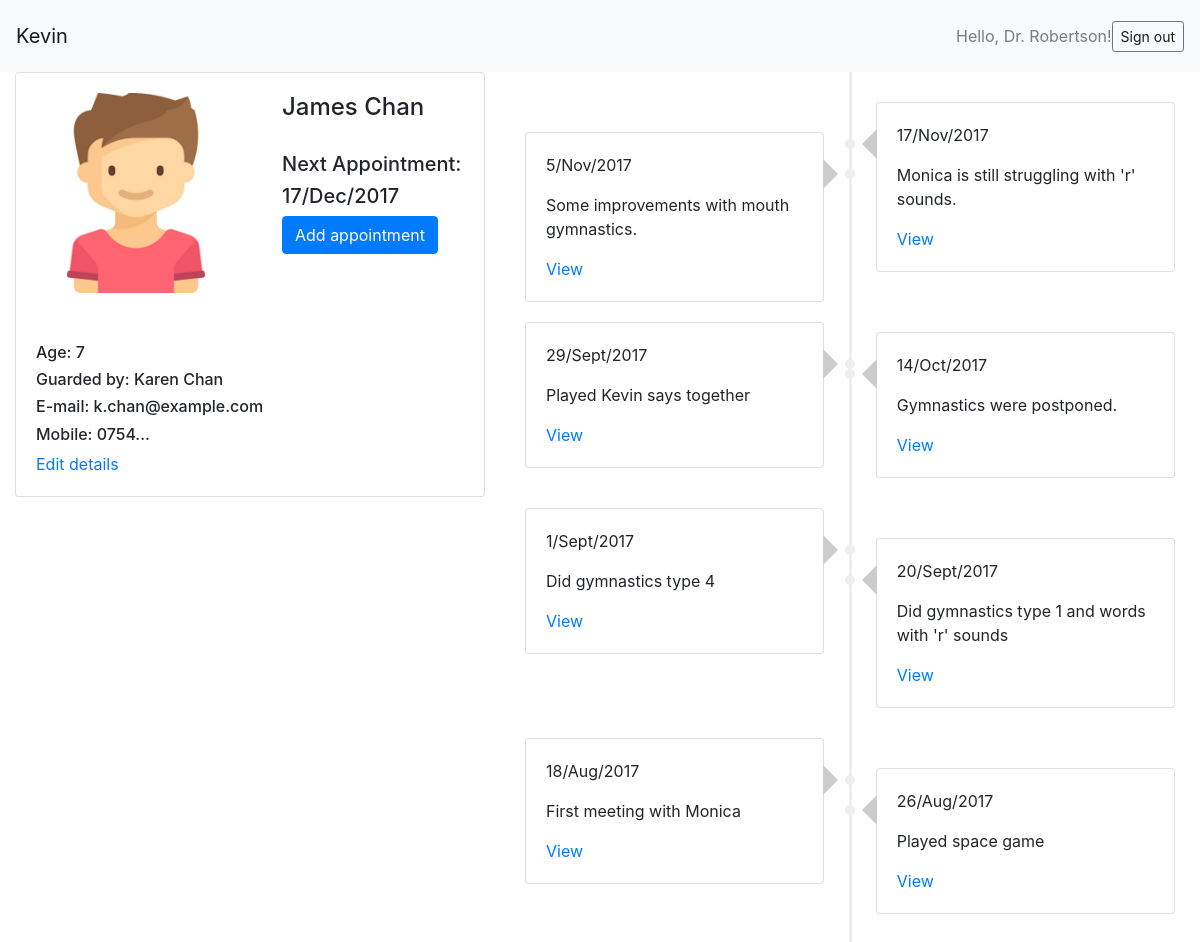
The page /patient/2 (signed in) on the database its author committed.
### speechApp/models.py (models this page shows)
class Doctor(models.Model):
    first_name = models.CharField(max_length=30)
    last_name = models.CharField(max_length=30)
    user = models.OneToOneField(User, on_delete=models.CASCADE, primary_key=True)

class Patient(models.Model):
    first_name = models.CharField(max_length=30)
    last_name = models.CharField(max_length=30)
    age = models.PositiveIntegerField()
    gender = models.CharField(max_length=10)
    guardian = models.CharField(max_length=30)
    email = models.EmailField(max_length=30, null=True, default=None)
    mobile = models.CharField(max_length=20)
    doctor = models.ForeignKey(Doctor, on_delete=models.CASCADE)

### speechApp/views.py (the view)
# urls.py: url(r'^patient/(?P<id>[0-9]+)', views.patient, name='patient'),
@login_required
def patient(request, id):
    patient = Patient.objects.get(pk=id)
    timeline = [{"date":"17/Nov/2017", "comment":"Monica is still struggling with 'r' sounds."},
        {"date": "5/Nov/2017", "comment": "Some improvements with mouth gymnastics."},
        {"date": "14/Oct/2017", "comment": "Gymnastics were postponed."},
        {"date": "29/Sept/2017", "comment": "Played Kevin says together"},
        {"date": "20/Sept/2017", "comment": "Did gymnastics type 1 and words with 'r' sounds"},
        {"date": "1/Sept/2017", "comment": "Did gymnastics type 4"},
        {"date": "26/Aug/2017", "comment": "Played space game"},
        {"date": "18/Aug/2017", "comment": "First meeting with Monica"}]
    return render(request, 'patient.html', { 'patient': patient, 'timeline': timeline })

### templates/patient.html (shortened to what this page needs)
{% extends "base.html" %}
{% load staticfiles %}
{% block content %}
<div class="container-fluid">
  <div class="row">
    <div class="col-sm-5">
      <div class="card">
        <div class="card-body">
          <div class="media">
            <div class="media-body">
              <div class="row">
                <div class="col">
                  {% if patient.gender == "Male" %}
                  <img class="d-flex mr-3" align="left" style="height: 200px" src="{% static "boy.jpg" %}" alt="Boy"/>
                  {% elif patient.gender == "Female" %}
                  <img class="d-flex mr-3" align="left" style="height: 200px" src="{% static "girl.png" %}" alt="Girl"/>
                  {% endif %}
                </div>
                <div class="col">
                  <h4 "mt-0" style="margin-bottom:30px">{{ patient.first_name }} {{ patient.last_name }}</h4>
                  <h5 "mt-0">Next Appointment:</h5>
                  <h5 "mt-0">17/Dec/2017</h5>
                  <button type="submit" class="btn btn-primary">Add appointment</button>
                </div>
              </div>
              <div style="margin-top:50px">
                <h6 "mt-0">Age: {{ patient.age }}</h6>
                <h6 "mt-0">Guarded by: {{ patient.guardian }}</h6>
                <h6 "mt-0">E-mail: {{ patient.email }}</h6>
                <h6 "mt-0">Mobile: {{ patient.mobile }}</h6>
                <a href="/patient/{{ patient.id }/edit">Edit details</a>
              </div>
            </div>
          </div>
        </div>
      </div>
    </div>
    <div class="col-sm-7" style="height: 100vh; overflow: scroll">
      <ul class="timeline">
        {% for timeline_entry in timeline %}
          <li>
            <div class="timeline-badge"></div>
            <div class="card">
              <div class="card-body">
                <p class="card-text">{{ timeline_entry.date }}</p>
                <p class="card-text">{{ timeline_entry.comment }}</p>
                <a href="/patient/{{ patient.id }/appointment/number">View</a>
              </div>
            </div>
          </li>
        {% endfor %}
      </ul>
    </div>
  </div>
</div>
{% endblock %}

### templates/header.html (shortened to what this page needs)
<nav class="navbar navbar-expand-lg navbar-light bg-light">
  <a class="navbar-brand" href="#">Kevin</a>
  <div class="collapse navbar-collapse" id="navbarSupportedContent">
    <span class="navbar-text">
      {% if user.is_authenticated %}
        <div class="form-inline">
          <span class="navbar-text">Hello, Dr. {{ user.doctor.last_name }}!</span>
          <a class="btn btn-sm align-middle btn-outline-secondary" href="/login/logout">Sign out</a>
        </div>
      {% endif %}
    </span>
  </div>
</nav>

### rows shown on the page
Patient: first_name "James", last_name "Chan", age "7", guardian "Karen Chan", email "k.chan@example.com", mobile "0754..."

### other values the page prints
{{ user.doctor.last_name }} "Robertson"
{{ timeline_entry.date }} "17/Nov/2017" "5/Nov/2017" "14/Oct/2017" "29/Sept/2017" "20/Sept/2017" "1/Sept/2017" "26/Aug/2017" "18/Aug/2017"
{{ timeline_entry.comment }} "Monica is still struggling with 'r' sounds." "Some improvements with mouth gymnastics." "Gymnastics were postponed." "Played Kevin says together" "Did gymnastics type 1 and words with 'r' sounds" "Did gymnastics type 4" "Played space game" "First meeting with Monica"
